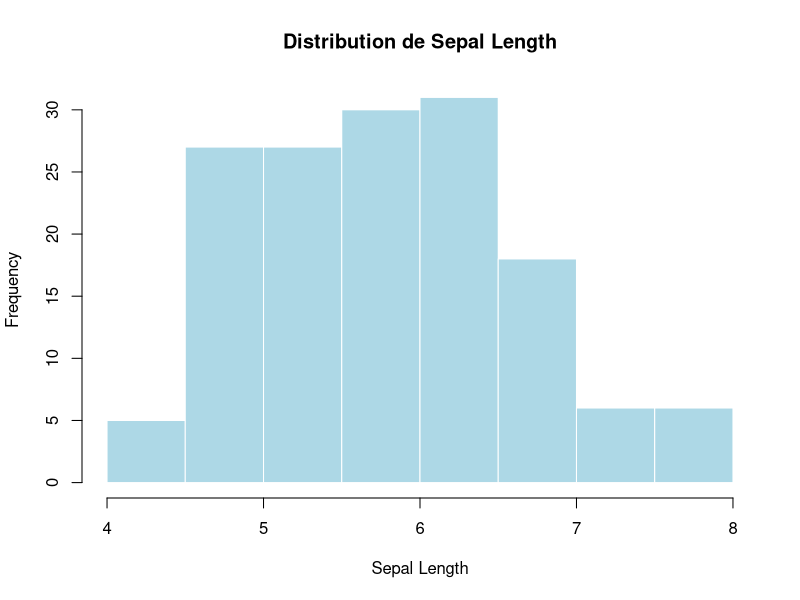
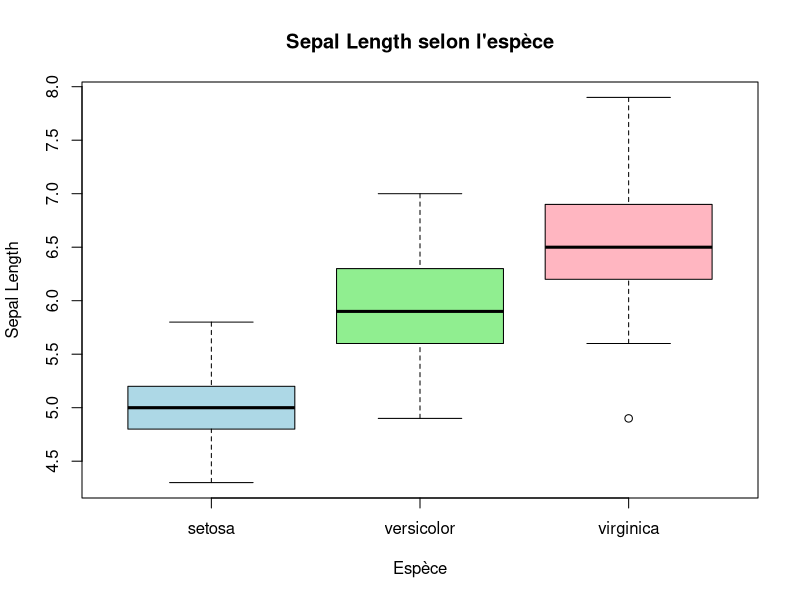
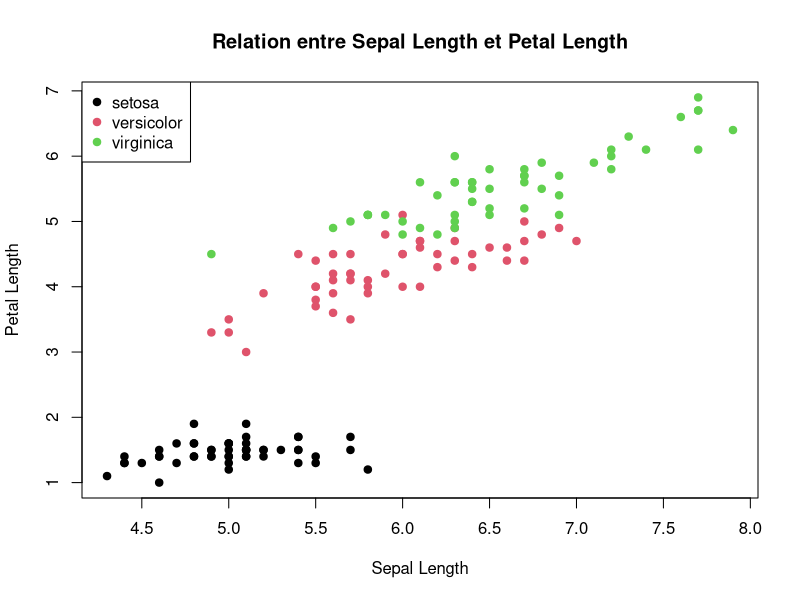
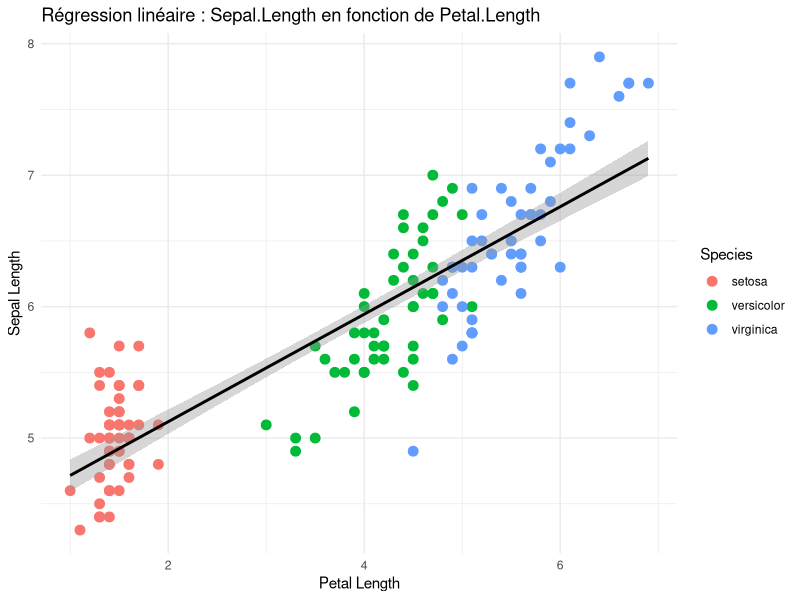

Source code (R) for these figures, in order:
## ---- chunk 1
knitr::opts_chunk$set(echo = TRUE)
## ---- chunk 2
# -------------------
# Charger le dataset
# -------------------
data(iris)

# Aperçu
head(iris)
summary(iris)
str(iris)

# -------------------
# Visualisations
# -------------------

# Histogramme
hist(
  iris$Sepal.Length,
  main = "Distribution de Sepal Length",
  xlab = "Sepal Length",
  col = "lightblue",
  border = "white"
)

# Boxplot
boxplot(
  Sepal.Length ~ Species,
  data = iris,
  main = "Sepal Length selon l'espèce",
  xlab = "Espèce",
  ylab = "Sepal Length",
  col = c("lightblue", "lightgreen", "lightpink")
)

# Scatter plot
plot(
  iris$Sepal.Length,
  iris$Petal.Length,
  main = "Relation entre Sepal Length et Petal Length",
  xlab = "Sepal Length",
  ylab = "Petal Length",
  pch = 19,
  col = as.numeric(iris$Species)
)
legend(
  "topleft",
  legend = levels(iris$Species),
  col = 1:3,
  pch = 19
)

# -------------------
# Test ANOVA et Tukey HSD
# -------------------
anova_model <- aov(Sepal.Length ~ Species, data = iris)
summary(anova_model)

tukey_result <- TukeyHSD(anova_model)
tukey_result
# Ici, toutes les p-values ajustées = 0,
# donc chaque paire d'espèces présente une différence significative
# de longueur de sépales.


# -------------------
# Régression linéaire et plot ggplot2
# -------------------
linear_model <- lm(Sepal.Length ~ Petal.Length, data = iris)
summary(linear_model)

library(ggplot2)
ggplot(iris, aes(x = Petal.Length, y = Sepal.Length)) +
  geom_point(aes(color = Species), size = 3) +
  geom_smooth(method = "lm", se = TRUE, color = "black") +
  labs(
    title = "Régression linéaire : Sepal.Length en fonction de Petal.Length",
    x = "Petal Length",
    y = "Sepal Length"
  ) +
  theme_minimal()

#   - Coefficient positif et significatif : Sepal.Length augmente avec Petal.Length
#   - R-squared = 0.76 : modèle explique 76% de la variance
